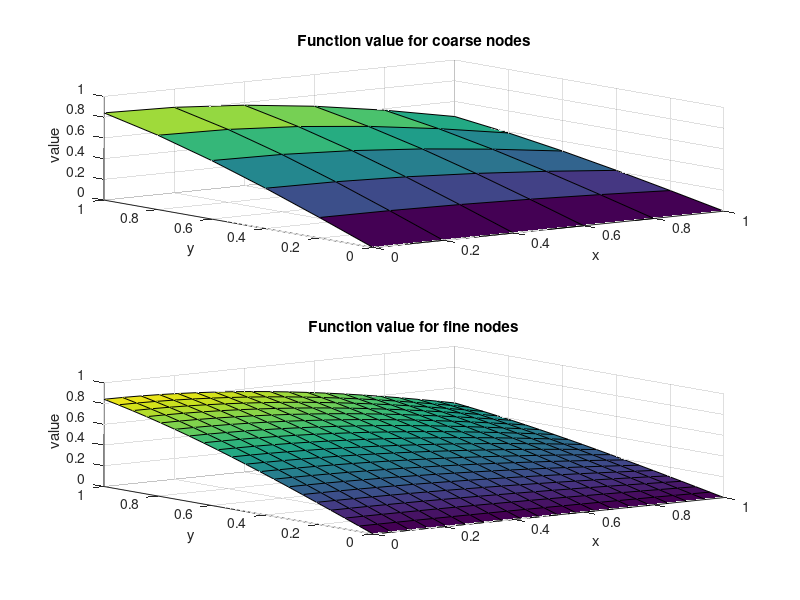

MATLAB code to generate this figure:
function [M,N,P,R,x_coarse,y_coarse,F_coarse,x_fine,y_fine,F_fine] = zadanie4()
P = 20; % liczba unikalnych współrzędnych x punktów dla których będzie obliczana interpolacja
R = 20; % liczba unikalnych współrzędnych y punktów dla których będzie obliczana interpolacja
M = 6; % liczba węzłów interpolacji wzdłuż osi X (stopień wielomianu zmiennej x: M-1)
N = 6; % liczba węzłów interpolacji wzdłuż osi Y (stopień wielomianu zmiennej y: N-1)

% Generowanie węzłów interpolacji na płaszczyźnie
x_coarse = linspace(0, 1, M);
y_coarse = linspace(0, 1, N);
[X_coarse, Y_coarse] = meshgrid(x_coarse, y_coarse);

% Wyznaczenie wartości funkcji oryginalnej w węzłach
F_coarse = cos(X_coarse) .* sin(Y_coarse); % zadanie A: zmień definicję funkcji interpolowanej

MN = M*N;
xvec_coarse = reshape(X_coarse, MN, 1);
yvec_coarse = reshape(Y_coarse, MN, 1);
fvec_coarse = reshape(F_coarse, MN, 1);

% Macierz Vandermonde'a dla interpolacji 2d
V = zeros(M*N, M*N);
for i = 0:(M-1)
    for j = 0:(N-1)
        V(:, i*N + j + 1) = xvec_coarse.^i .* yvec_coarse.^j;
    end
end

% Współczynniki wielomianu interpolacyjnego
coeffs = V \ fvec_coarse;

% Obliczanie wartości funkcji interpolującej na gęstszej siatce
x_fine = linspace(0, 1, P);
y_fine = linspace(0, 1, R);
[X_fine, Y_fine] = meshgrid(x_fine, y_fine);

F_fine = zeros(size(X_fine));
% zadanie B: zdefiniuj obliczenia wartości wielomianu interpolującego. Rezultat obliczeń zapisz w zmiennej F_fine.
for i = 0:(M-1)
    for j = 0:(N-1)
        F_fine = F_fine + coeffs(i*N + j + 1) * X_fine.^i .* Y_fine.^j;
    end
end

subplot(2,1,1)
surf(X_coarse, Y_coarse, F_coarse)
xlabel('x')
ylabel('y')
zlabel('value')
title('Function value for coarse nodes')


subplot(2,1,2)
surf(X_fine, Y_fine, F_fine)
xlabel('x')
ylabel('y')
zlabel('value')
title('Function value for fine nodes')

end